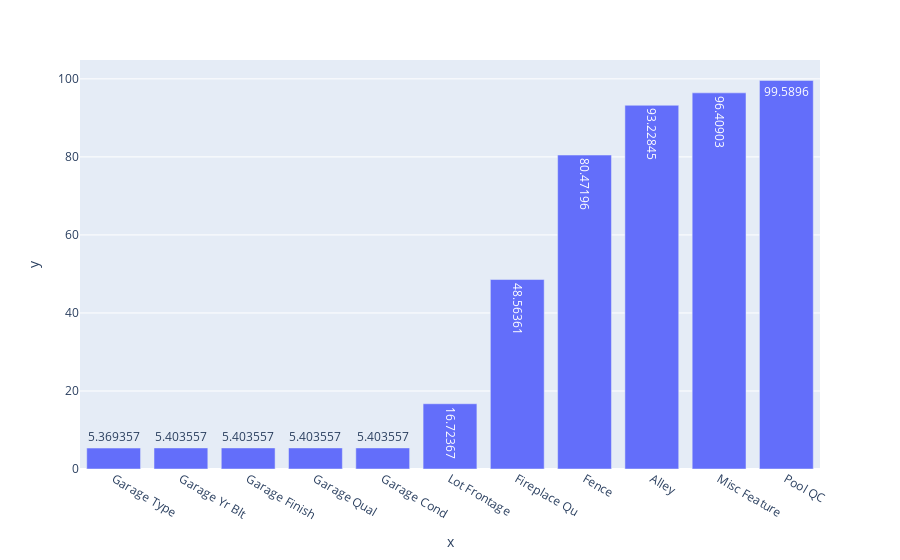

The notebook cell this image was saved under:
### Code cell
px.bar(x = percent_nan.index, y =percent_nan, text_auto=True).show()

### Figure 1 — Plotly figure (JSON) as saved in the notebook; plotly's stock layout.template omitted (floating-point values rounded to 4 significant figures)
{"data": [{"alignmentgroup": "True", "hovertemplate": "x=%{x}<br>y=%{y}<extra></extra>", "legendgroup": "", "marker": {"color": "#636efa", "pattern": {"shape": ""}}, "name": "", "offsetgroup": "", "orientation": "v", "showlegend": false, "textposition": "auto", "texttemplate": "%{y}", "type": "bar", "x": ["Garage Type", "Garage Yr Blt", "Garage Finish", "Garage Qual", "Garage Cond", "Lot Frontage", "Fireplace Qu", "Fence", "Alley", "Misc Feature", "Pool QC"], "xaxis": "x", "y": [5.369, 5.404, 5.404, 5.404, 5.404, 16.72, 48.56, 80.47, 93.23, 96.41, 99.59], "yaxis": "y"}], "layout": {"barmode": "relative", "legend": {"tracegroupgap": 0}, "margin": {"t": 60}, "xaxis": {"anchor": "y", "domain": [0, 1], "title": {"text": "x"}}, "yaxis": {"anchor": "x", "domain": [0, 1], "title": {"text": "y"}}}}
